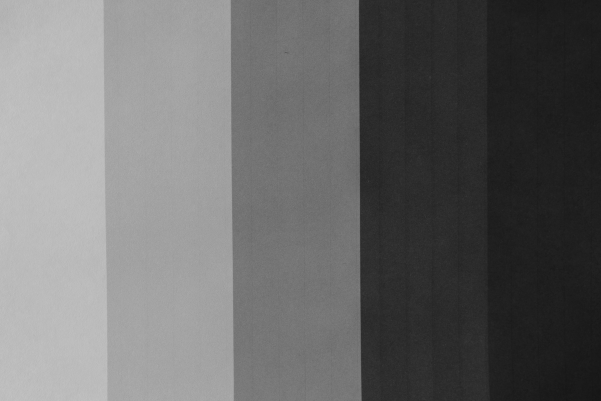
#> input picture S3/SSS/Versuch 2/Protokoll/LaTex_Template/media/finalImage.png, 601 x 401 px, found by its file name
$ python Versuch2_4b.py
#> lines starting #> are read from the running program, lines starting #| are printed output that depends on the picture; long printed decimals are rounded
# -*- coding: utf-8 -*-

import cv2
import numpy as np
import matplotlib.pyplot as plt

img = cv2.imread('C:/Users/danie/.spyder-py3/finalImage.png', cv2.IMREAD_GRAYSCALE)
#> img is the input picture: shape (401, 601); min 22, max 195, mean 106.8

#Bereiche aus dem Gesamtbild extrahieren
cropGray1 = img[0:400, 0:100]
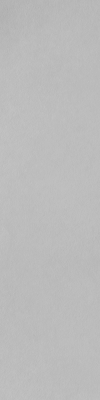
#> cropGray1: shape (400, 100); min 172, max 195, mean 187.3
cropGray2 = img[0:400, 107:227]
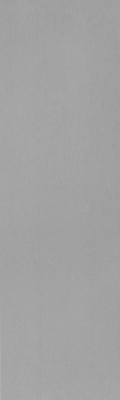
#> cropGray2: shape (400, 120); min 152, max 178, mean 162.5
cropGray3 = img[0:400, 234:355]
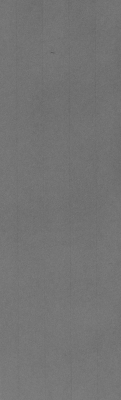
#> cropGray3: shape (400, 121); min 89, max 130, mean 115.8
cropGray4 = img[0:400, 362:483]
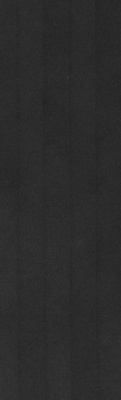
#> cropGray4: shape (400, 121); min 35, max 57, mean 43.9
cropGray5 = img[0:400, 490:600]
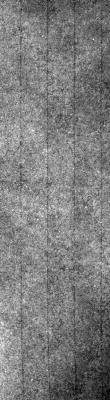
#> cropGray5: shape (400, 110); min 22, max 39, mean 30.3; drawn with min black and max white

#Einzelne Bereiche abspeichern
filename = 'cropGray1_final.png'
cv2.imwrite(filename, cropGray1)
filename = 'cropGray2_final.png'
cv2.imwrite(filename, cropGray2)
filename = 'cropGray3_final.png'
cv2.imwrite(filename, cropGray3)
filename = 'cropGray4_final.png'
cv2.imwrite(filename, cropGray4)
filename = 'cropGray5_final.png'
cv2.imwrite(filename, cropGray5)

arrayCropedImages = (cropGray1, cropGray2, cropGray3, cropGray4, cropGray5)
arrayMean = np.zeros(5)
arrayStd = np.zeros(5)

#Empirische Standardabweichung und Durchschnitt berechnen
for n in range(5):
    mean, std = cv2.meanStdDev(arrayCropedImages[n])
    arrayMean[n] = mean
    arrayStd[n] = std
    print(f"Gray {n + 1} mean: {mean}")
    print(f"Gray {n + 1} std: {std}\n")
#> this loop made 5 passes
#> (mean, std) on passes 1 to 5: ([187.3], [2.17]), ([162.5], [2.49]), ([115.8], [3.2]), ([43.9], [2.65]), ([30.31], [2.05])
#| Gray 1 mean: [[187.338]]
#| Gray 1 std: [[2.168]]
#| Gray 2 mean: [[162.452]]
#| Gray 2 std: [[2.492]]
#| Gray 3 mean: [[115.811]]
#| Gray 3 std: [[3.204]]
#| Gray 4 mean: [[43.899]]
#| Gray 4 std: [[2.651]]
#| Gray 5 mean: [[30.311]]
#| Gray 5 std: [[2.047]]
#> after the loop, arrayMean = [187.3, 162.5, 115.8, 43.9, 30.31]; arrayStd = [2.17, 2.49, 3.2, 2.65, 2.05]


arrayPlot = ['Gray1', 'Gray2', 'Gray3', 'Gray4', 'Gray5']

plt.plot(arrayPlot, arrayMean)
plt.title('Durchschnittlicher Grauwert')
plt.xlabel('Grauwertkeil')
plt.ylabel('Durchschnittswert')
plt.show()

plt.plot(arrayPlot, arrayStd)
plt.title('Standardabweichung')
plt.xlabel('Grauwertkeil')
plt.ylabel('Standardabweichung')
plt.show()
